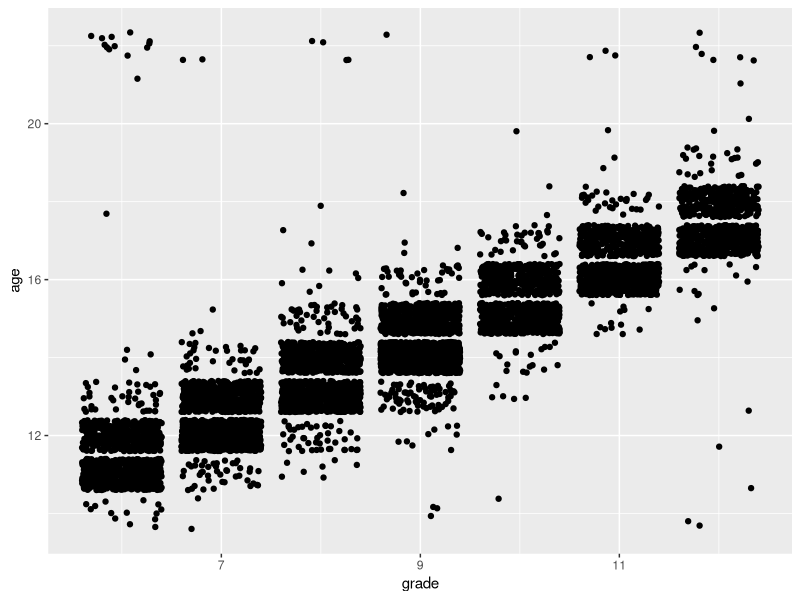
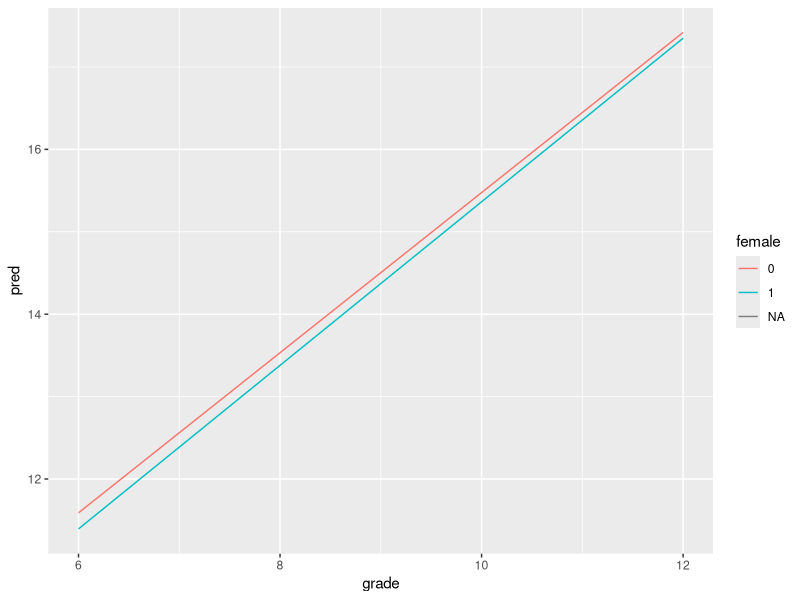
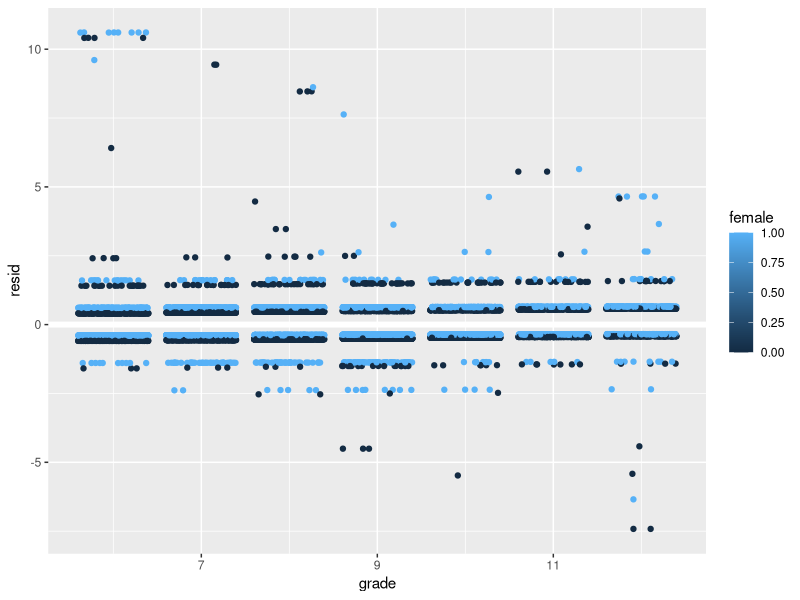
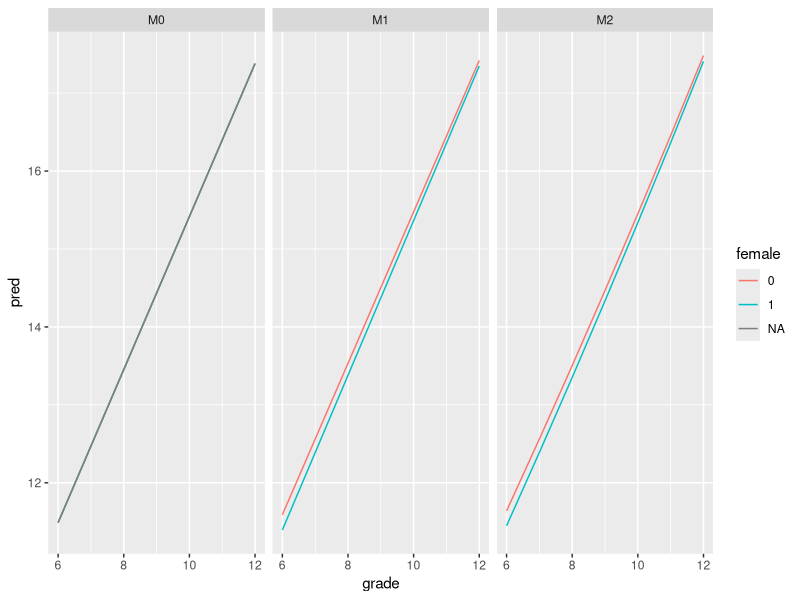

R code for these plots, in order:
## ---- chunk 1
library( tidyverse )
knitr::opts_chunk$set(fig.align='center', out.width="0.7\\linewidth") 
## ---- chunk 2
emp = read.csv( "data/empathy_data.csv", as.is=TRUE ) %>% 
  select( -X, -starts_with("empathy" ) )
head( emp )
## ---- chunk 3
ggplot( data=emp, aes( x=grade, y=age ) ) +
    geom_jitter()

## ---- chunk 4
M0 <- lm( age ~ grade * female, data=emp )
## ---- chunk 5
library( modelr )
grid = emp %>% data_grid( grade, female  )
grid
## ---- chunk 6
predict( M0, newdata=grid )
## ---- chunk 7
grid <- grid %>% add_predictions( M0 ) 
head( grid )
## ---- chunk 8
grid$female = as.factor( grid$female )
ggplot( grid, aes( x=grade, y=pred, col=female, group=female ) ) + geom_line()
## ---- chunk 9
emp <- add_residuals( emp, M0 )
head( emp )
## ---- chunk 10
ggplot( emp, aes(x=grade, y=resid, col=female ) ) + geom_jitter() +
    geom_ref_line(h=0)
## ---- chunk 11
another_grid = data.frame( grade=seq( 1,5, length.out=10 ), female=0 )
## ---- chunk 12
M0 <- lm( age ~ grade, data=emp )
M1 <- lm( age ~ grade * female, data=emp )
M2 <- lm( age ~ grade * female + I(grade^2), data=emp )
grid <- data_grid( emp, age, female )
grid <- spread_predictions( emp, M0, M1, M2 )
head( grid )
## ---- chunk 13
grid <- data_grid( emp, grade, female )
grid <- gather_predictions( grid, M0, M1, M2 )
head(grid)
grid$female = as.factor( grid$female )
ggplot( grid, aes( x=grade, y=pred, group=female, col=female ) ) +
    facet_wrap( ~ model ) +
    geom_line()
